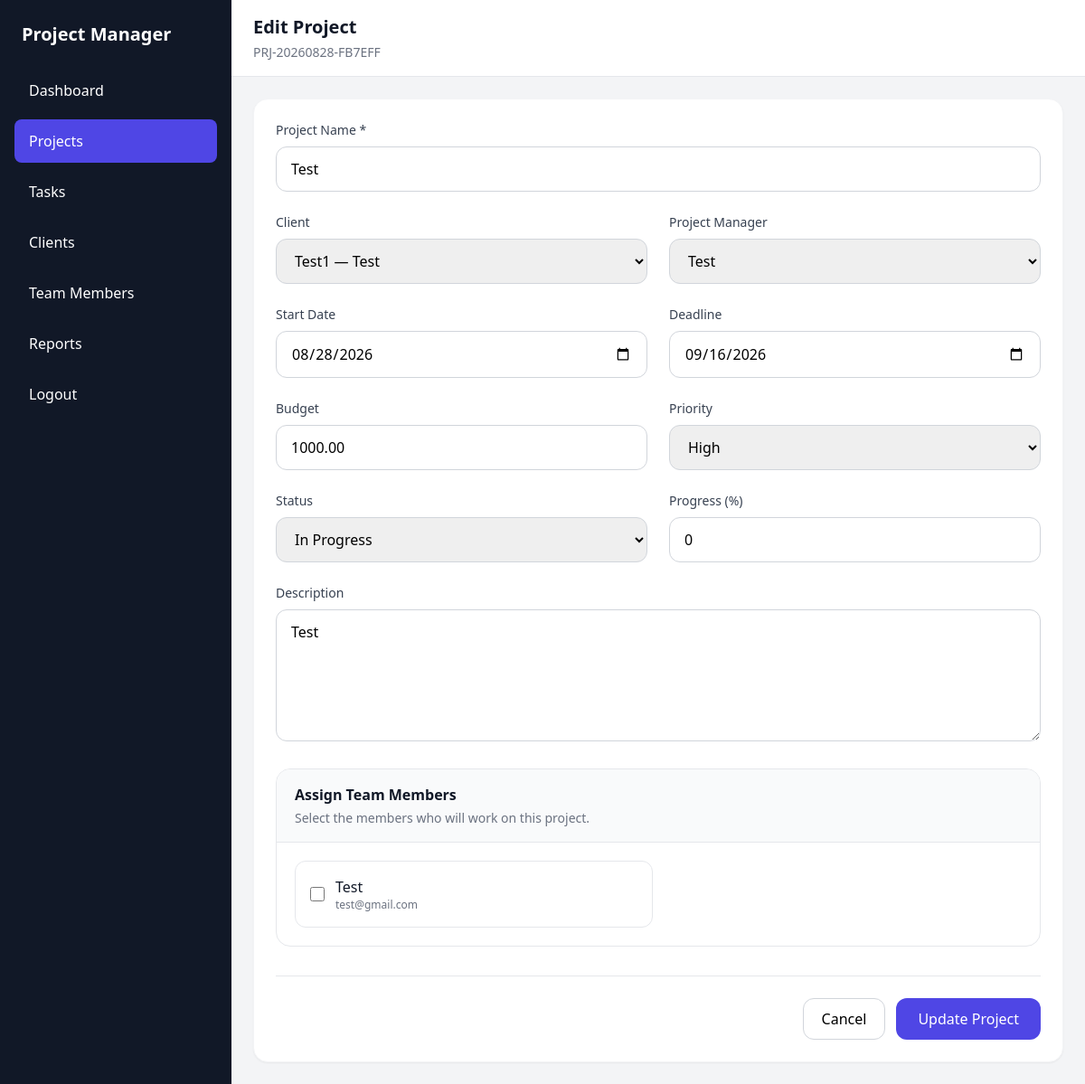
Page /projects/edit.php?id=1 (signed in) on the committed database.
### tables this page shows
CREATE TABLE `projects` (
  `id` int(10) UNSIGNED NOT NULL,
  `client_id` int(10) UNSIGNED DEFAULT NULL,
  `manager_id` int(10) UNSIGNED DEFAULT NULL,
  `project_code` varchar(50) NOT NULL,
  `name` varchar(200) NOT NULL,
  `description` text DEFAULT NULL,
  `start_date` date DEFAULT NULL,
  `deadline` date DEFAULT NULL,
  `budget` decimal(12,2) NOT NULL DEFAULT 0.00,
  `priority` enum('low','medium','high','urgent') NOT NULL DEFAULT 'medium',
  `status` enum('planning','in_progress','on_hold','completed','cancelled') NOT NULL DEFAULT 'planning',
  `progress` tinyint(3) UNSIGNED NOT NULL DEFAULT 0,
  `created_at` timestamp NOT NULL DEFAULT current_timestamp(),
  `updated_at` timestamp NOT NULL DEFAULT current_timestamp() ON UPDATE current_timestamp()
);

CREATE TABLE `clients` (
  `id` int(10) UNSIGNED NOT NULL,
  `name` varchar(150) NOT NULL,
  `company` varchar(150) DEFAULT NULL,
  `email` varchar(150) DEFAULT NULL,
  `phone` varchar(30) DEFAULT NULL,
  `address` text DEFAULT NULL,
  `website` varchar(255) DEFAULT NULL,
  `notes` text DEFAULT NULL,
  `status` enum('active','inactive') NOT NULL DEFAULT 'active',
  `created_at` timestamp NOT NULL DEFAULT current_timestamp(),
  `updated_at` timestamp NOT NULL DEFAULT current_timestamp() ON UPDATE current_timestamp()
);

CREATE TABLE `users` (
  `id` int(10) UNSIGNED NOT NULL,
  `name` varchar(100) NOT NULL,
  `email` varchar(150) NOT NULL,
  `phone` varchar(30) DEFAULT NULL,
  `password` varchar(255) NOT NULL,
  `designation` varchar(100) DEFAULT NULL,
  `profile_photo` varchar(255) DEFAULT NULL,
  `role` enum('project_manager','team_member') NOT NULL DEFAULT 'team_member',
  `status` enum('active','inactive') NOT NULL DEFAULT 'active',
  `last_login` datetime DEFAULT NULL,
  `created_at` timestamp NOT NULL DEFAULT current_timestamp(),
  `updated_at` timestamp NOT NULL DEFAULT current_timestamp() ON UPDATE current_timestamp()
);

### projects/edit.php (the view, shortened to what the rows shown need)
<?php
require_once "../config/db.php";
$id = (int)($_GET['id'] ?? 0);
$stmt = $conn->prepare("
    SELECT *
    FROM projects
    WHERE id = ?
    LIMIT 1
");
$stmt->bind_param("i", $id);
$stmt->execute();
$project = $stmt->get_result()->fetch_assoc();
$clients = $conn->query("
    SELECT id, name, company
    FROM clients
    WHERE status = 'active'
    ORDER BY name ASC
");
$managers = $conn->query("
    SELECT id, name
    FROM users
    WHERE role = 'project_manager'
    AND status = 'active'
    ORDER BY name ASC
");
$members = $conn->query("
    SELECT id, name, email, role
    FROM users
    WHERE status = 'active'
    AND role IN ('team_member', 'project_manager')
    ORDER BY name ASC
");
$assigned_ids = [];
?>
<!DOCTYPE html>
<html lang="en">
<head>
    <script src="https://cdn.tailwindcss.com"></script>
</head>
<body class="bg-gray-100">
<div class="min-h-screen flex">
    <aside class="w-64 bg-gray-900 text-white hidden md:block">
        <div class="p-6">
            <h1 class="text-xl font-bold">
                Project Manager
            </h1>
        </div>
    </aside>
    <main class="flex-1">
        <header class="bg-white border-b">
            <div class="px-6 py-4">
                <h2 class="text-xl font-semibold text-gray-900">
                    Edit Project
                </h2>
                <p class="text-sm text-gray-500 mt-1">
                    <?= htmlspecialchars($project['project_code']) ?>
                </p>
            </div>
        </header>
        <section class="p-6">
            <div class="max-w-5xl mx-auto">
                <form
                    action="update.php"
                    method="POST"
                    class="bg-white rounded-2xl shadow-sm border border-gray-100 p-6"
                >
                    <div class="grid grid-cols-1 md:grid-cols-2 gap-6">
                        <div class="md:col-span-2">
                            <label class="block text-sm font-medium text-gray-700 mb-2">
                                Project Name *
                            </label>
                            <input
                                type="text"
                                name="name"
                                required
                                value="<?= htmlspecialchars($project['name']) ?>"
                                class="w-full px-4 py-3 border border-gray-300 rounded-xl outline-none focus:ring-2 focus:ring-indigo-500"
                            >
                        </div>
                        <div>
                            <label class="block text-sm font-medium text-gray-700 mb-2">
                                Client
                            </label>
                            <select
                                name="client_id"
                                class="w-full px-4 py-3 border border-gray-300 rounded-xl"
                            >
                                <?php while ($client = $clients->fetch_assoc()): ?>
                                    <option
                                        value="<?= $client['id'] ?>"
                                        <?= (int)$project['client_id'] === (int)$client['id'] ? 'selected' : '' ?>
                                    >
                                        <?= htmlspecialchars($client['name']) ?>
                                        <?php if (!empty($client['company'])): ?>
                                            — <?= htmlspecialchars($client['company']) ?>
                                        <?php endif; ?>
                                    </option>
                                <?php endwhile; ?>
                            </select>
                        </div>
                        <div>
                            <label class="block text-sm font-medium text-gray-700 mb-2">
                                Project Manager
                            </label>
                            <select
                                name="manager_id"
                                class="w-full px-4 py-3 border border-gray-300 rounded-xl"
                            >
                                <?php while ($manager = $managers->fetch_assoc()): ?>
                                    <option
                                        value="<?= $manager['id'] ?>"
                                        <?= (int)$project['manager_id'] === (int)$manager['id'] ? 'selected' : '' ?>
                                    >
                                        <?= htmlspecialchars($manager['name']) ?>
                                    </option>
                                <?php endwhile; ?>
                            </select>
                        </div>
                        <div>
                            <label class="block text-sm font-medium text-gray-700 mb-2">
                                Start Date
                            </label>
                            <input
                                type="date"
                                name="start_date"
                                value="<?= htmlspecialchars($project['start_date'] ?? '') ?>"
                                class="w-full px-4 py-3 border border-gray-300 rounded-xl"
                            >
                        </div>
                        <div>
                            <label class="block text-sm font-medium text-gray-700 mb-2">
                                Deadline
                            </label>
                            <input
                                type="date"
                                name="deadline"
                                value="<?= htmlspecialchars($project['deadline'] ?? '') ?>"
                                class="w-full px-4 py-3 border border-gray-300 rounded-xl"
                            >
                        </div>
                        <div>
                            <label class="block text-sm font-medium text-gray-700 mb-2">
                                Budget
                            </label>
                            <input
                                type="number"
                                name="budget"
                                min="0"
                                step="0.01"
                                value="<?= htmlspecialchars($project['budget'] ?? 0) ?>"
                                class="w-full px-4 py-3 border border-gray-300 rounded-xl"
                            >
                        </div>
                        <div>
                            <label class="block text-sm font-medium text-gray-700 mb-2">
                                Priority
                            </label>
                            <select
                                name="priority"
                                class="w-full px-4 py-3 border border-gray-300 rounded-xl"
                            >
                                <?php
                                $priorities = [
                                    'low' => 'Low',
                                    'medium' => 'Medium',
                                    'high' => 'High',
                                    'urgent' => 'Urgent'
                                ];
                                ?>
                                <?php foreach ($priorities as $value => $label): ?>
                                    <option
                                        value="<?= $value ?>"
                                        <?= $project['priority'] === $value ? 'selected' : '' ?>
                                    >
                                        <?= $label ?>
                                    </option>
                                <?php endforeach; ?>
                            </select>
                        </div>
                        <div>
                            <label class="block text-sm font-medium text-gray-700 mb-2">
                                Status
                            </label>
                            <select
                                name="status"
                                class="w-full px-4 py-3 border border-gray-300 rounded-xl"
                            >
                                <?php
                                $statuses = [
                                    'planning' => 'Planning',
                                    'in_progress' => 'In Progress',
                                    'on_hold' => 'On Hold',
                                    'completed' => 'Completed',
                                    'cancelled' => 'Cancelled'
                                ];
                                ?>
                                <?php foreach ($statuses as $value => $label): ?>
                                    <option
                                        value="<?= $value ?>"
                                        <?= $project['status'] === $value ? 'selected' : '' ?>
                                    >
                                        <?= $label ?>
                                    </option>
                                <?php endforeach; ?>
                            </select>
                        </div>
                        <div>
                            <label class="block text-sm font-medium text-gray-700 mb-2">
                                Progress (%)
                            </label>
                            <input
                                type="number"
                                name="progress"
                                min="0"
                                max="100"
                                value="<?= (int)$project['progress'] ?>"
                                class="w-full px-4 py-3 border border-gray-300 rounded-xl"
                            >
                        </div>
                        <div class="md:col-span-2">
                            <label class="block text-sm font-medium text-gray-700 mb-2">
                                Description
                            </label>
                            <textarea
                                name="description"
                                rows="5"
                                class="w-full px-4 py-3 border border-gray-300 rounded-xl"
                            ><?= htmlspecialchars($project['description'] ?? '') ?></textarea>
                        </div>
                        <div class="md:col-span-2">
                            <div class="border border-gray-200 rounded-2xl overflow-hidden">
                                <div class="p-5 grid grid-cols-1 md:grid-cols-2 gap-3">
                                    <?php if ($members->num_rows > 0): ?>
                                        <?php while ($member = $members->fetch_assoc()): ?>
                                            <label
                                                class="flex items-center gap-3 p-4 border rounded-xl hover:bg-gray-50 cursor-pointer"
                                            >
                                                <input
                                                    type="checkbox"
                                                    name="members[]"
                                                    value="<?= $member['id'] ?>"
                                                    <?= in_array(
                                                        (int)$member['id'],
                                                        $assigned_ids,
                                                        true
                                                    ) ? 'checked' : '' ?>
                                                    class="w-4 h-4 text-indigo-600"
                                                >
                                                <div>
                                                    <p class="font-medium text-gray-900">
                                                        <?= htmlspecialchars(
                                                            $member['name']
                                                        ) ?>
                                                    </p>
                                                    <p class="text-xs text-gray-500">
                                                        <?= htmlspecialchars(
                                                            $member['email']
                                                        ) ?>
                                                    </p>
                                                </div>
                                            </label>
                                        <?php endwhile; ?>
                                    <?php else: ?>
                                        <p class="text-gray-500 md:col-span-2">
                                            No active team members available.
                                        </p>
                                    <?php endif; ?>
                                </div>
                            </div>
                        </div>
                    </div>
                </form>
            </div>
        </section>
    </main>
</div>
</body>
</html>

### rows in the picture
projects: project_code "PRJ-20260828-FB7EFF", name "Test", client_id "Test1 — Test", manager_id "Test", start_date "08/28/2026", deadline "09/16/2026", budget "1000.00", priority "High", status "In Progress", progress "0", description "Test"
users: name "Test", email "test@gmail.com"
